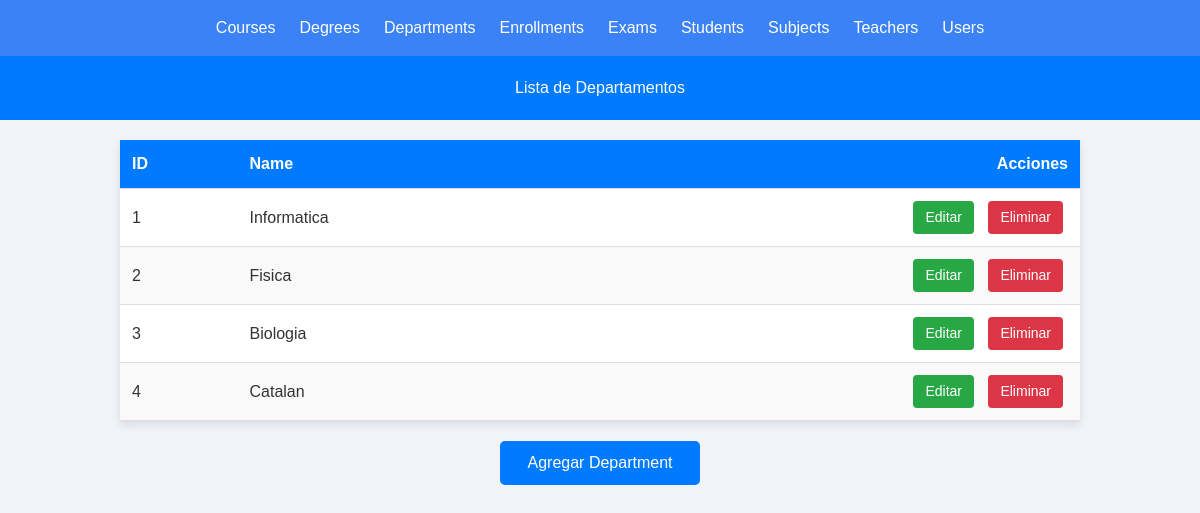
The page /departments on the database its author committed.
### tables this page shows
CREATE TABLE `departments` (
  `id` int(11) NOT NULL AUTO_INCREMENT,
  `name` varchar(100) NOT NULL,
  PRIMARY KEY (`id`)
);

### src/School/Services/DataService.php (called while the page is built, shortened)
<?php
class DataService {
    public function getDataByTable(string $keyword) {
        try {
            $db = DatabaseConnection::getConnection();
            $db->exec("USE School");
            $query = $db->query("SELECT * FROM " . $keyword . ";");
            $infos = $query->fetchAll(\PDO::FETCH_ASSOC);
            $query2 = $db->query("SHOW TABLES;");
            $tables = $query2->fetchAll(\PDO::FETCH_COLUMN);
                include VIEWS . '/predefinidos/header.view.php';
                include VIEWS . '/' . $keyword . '.view.php';
        } catch (\PDOException $e) {
            echo "Error al ejecutar la consulta: " . $e->getMessage();
            return [];
        }
    }
}

### src/Controllers/HomeController.php (called while the page is built, shortened)
<?php
class HomeController {
    private $dataService;
    public function __construct() {
        $this->dataService = new DataService();
    }
    public function departments(){
        $keyword = "departments";
        $data = $this->dataService->getDataByTable($keyword);
    }
}

### src/Infrastructure/Routing/Router.php (called while the page is built, shortened)
<?php
    class Router{
        private RouteCollection $routesColection;
        public function __construct(RouteCollection $routesColection){
            $this->routesColection=$routesColection;
        }
        function dispatch(Request $request){
           $routes=$this->routesColection->getRoutes();
           foreach($routes as $route){
               if($route['method']===strtoupper($request->getMethod())
               && $this->matchUri($route['path'],$request->getUri(), $params)){
                    [$ControllerClass,$action]=$route['handler'];
                    $controller=new $ControllerClass();
                    $result=call_user_func_array([$controller,$action],$params);
                }
        }
        return new Response(['error'=>'Ruta no encontrada'], 404);
    }
    private function matchUri(string $route, string $uri, &$params){
        $pattern=preg_replace('#\{(\w+)\}#','(?P<\1>[^/]+)',$route);
        $pattern="#^".$pattern."$#";
        if(preg_match($pattern,$uri,$matches)){
            return true;
        }
        return false;
    }
}

### index.php (called while the page is built, shortened)
<?php
    require (__DIR__.'/bootstrap.php');
    $router->dispatch(new Request());

### src/views/departments.view.php (the view, shortened to what this page needs)
<!DOCTYPE html>
<html lang="es">
<head>
</head>
<body>
    <header>
        <h1>Lista de Departamentos</h1>
    </header>
    <table>
        <thead>
            <tr>
                <th>ID</th>
                <th>Name</th>
                <th style="text-align: right;">Acciones</th>
            </tr>
        </thead>
        <tbody>
            <?php if (!empty($infos)): ?>
                <?php foreach ($infos as $info): ?>
                    <tr>
                        <td><?php echo htmlspecialchars($info['id']); ?></td>
                        <td><?php echo htmlspecialchars($info['name']); ?></td>
                        <td class="action-btns">
                            <a href="editar_student.php?id=<?php echo $info['id']; ?>" class="action-btn edit-btn">Editar</a>
                            <a href="eliminar_student.php?id=<?php echo $info['id']; ?>" class="action-btn delete-btn">Eliminar</a>
                        </td>
                    </tr>
                <?php endforeach; ?>
            <?php else: ?>
                <tr>
                    <td colspan="5" style="text-align: center;">No hay departamentos disponibles</td>
                </tr>
            <?php endif; ?>
        </tbody>
    </table>
    <a href="add-departments" class="btn">Agregar Department</a>
</body>
</html>

### src/views/predefinidos/header.view.php (shortened to what this page needs)
<!DOCTYPE html>
<html lang="es">
<head>
    <script src="https://cdn.tailwindcss.com"></script>
</head>
<body>
    <header class="bg-blue-500 py-4">
        <div class="container mx-auto flex justify-center space-x-6">
            <?php foreach ($tables as $table): ?>
                <a href="<?=$table?>" class="text-white hover:text-gray-200"><?= ucfirst($table) ?></a>
            <?php endforeach; ?>
        </div>
    </header>
</body>
</html>

### src/views/departments.view.php (style rules this page uses)
body { font-family: Arial, sans-serif; background-color: #f0f4f8; color: #333; margin: 0; padding: 0; }
header { background-color: #007bff; color: #fff; padding: 20px; text-align: center; }
header h1 { margin: 0; }
table { width: 80%; margin: 20px auto; border-collapse: collapse; background-color: #ffffff; box-shadow: 0 4px 8px rgba(0, 0, 0, 0.1); }
th, td { padding: 12px; text-align: left; border-bottom: 1px solid #ddd; }
th { background-color: #007bff; color: #fff; }
tr:nth-child(even) { background-color: #f9f9f9; }
.btn { display: block; padding: 10px 20px; background-color: #007bff; color: #fff; text-decoration: none; border-radius: 5px; margin: 20px auto; text-align: center; width: 200px; transition: background-color 0.3s; }
.action-btns { text-align: right; }
.action-btn { display: inline-block; padding: 6px 12px; margin: 0 5px; border-radius: 4px; text-decoration: none; text-align: center; font-size: 14px; }
.edit-btn { background-color: #28a745; color: white; }
.delete-btn { background-color: #dc3545; color: white; }
th:last-child { text-align: right; }

### rows shown on the page
departments: id "1", name "Informatica"
departments: id "2", name "Fisica"
departments: id "3", name "Biologia"
departments: id "4", name "Catalan"

### other values the page prints
$table "Courses"
$table "Degrees"
$table "Departments"
$table "Enrollments"
$table "Exams"
$table "Students"
$table "Subjects"
$table "Teachers"
$table "Users"
